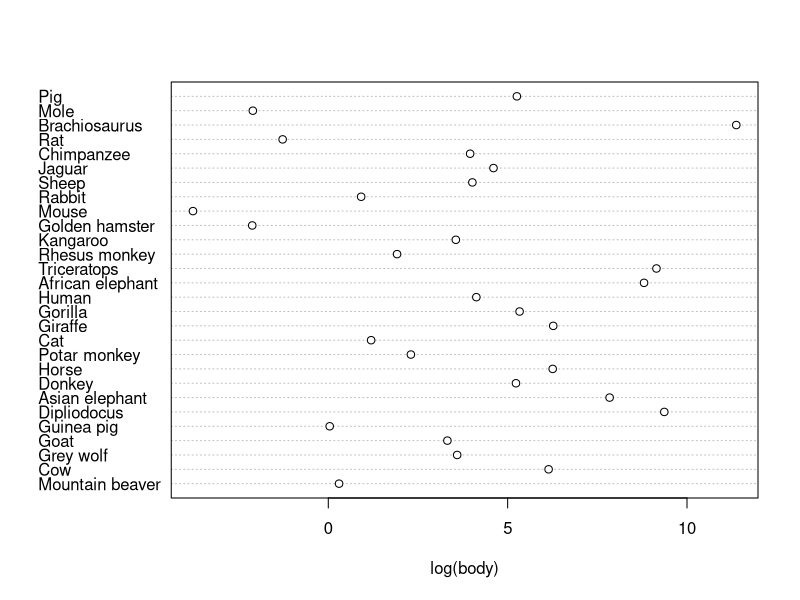
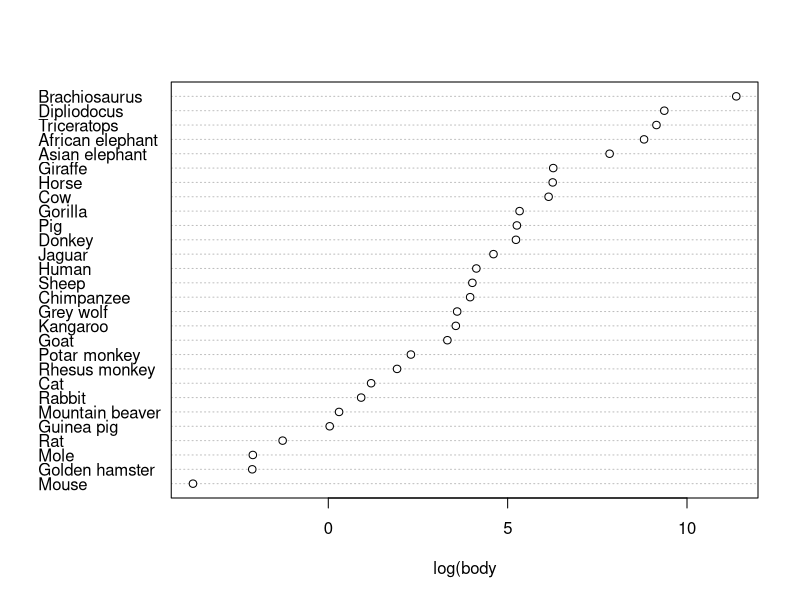
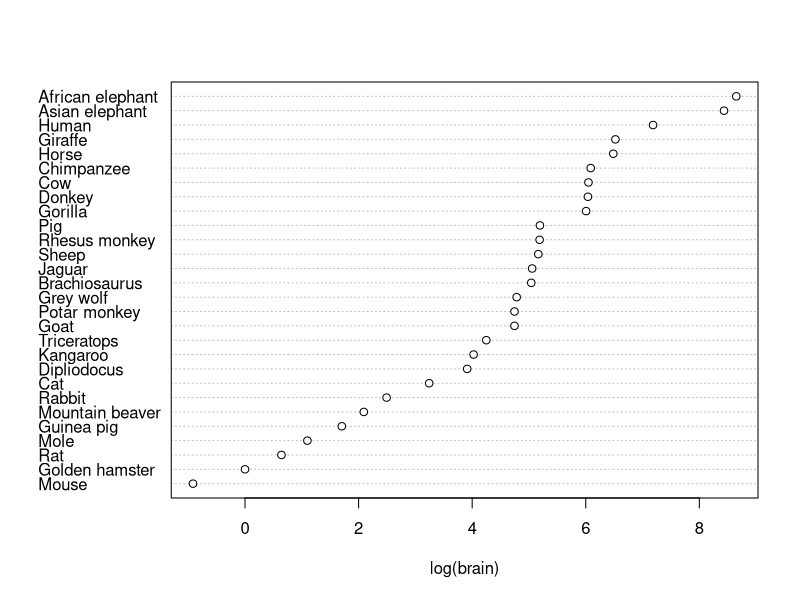

The R source for these figures, in order:
## Nina van Gerwen, 1860852

## Exercises A: Basic Exercises with R

## Question 1: The right command for getting v1 on the x-axis and v2 on y-axis is A (plot(v1, v2)), however for
## the sake of clarity, you might consider coding plot(x = v1, y = v2)

## Question 2
x <- 1:10   # this code creates a new value x, which is a list (or vector) of integers ranging from 1 to 10
x[-11]      # this gives x, which is a list ranging from 1 to 10 without the 11th element, however because x doesn't have 11 elements
            # it simply gives x
x[0]        # this produces integer(0), which means that it returns an empty vector
x[14]       # this produces an NA, it should give the 14th element of x, however because it doesn't have one, it returns NA

## Question 3
A <- rep(seq(1,5), 5)           # create a sequence from 1 to 5 and repeat this five times to get A
B <- rep(seq(1, 5), each = 5)   # create a sequence from 1 to 5, and repeat each element 5 times

## Question 4
a <- matrix(data = c(2, 5, 0), nrow = 3, ncol = 1)      # create a matrix with the data 2,5,0, 3 rows and 1 column
b <- matrix(data = c(-1, 0, 8), nrow = 3, ncol = 1)     # create a matrix with the data -1,0,8, 3 rows and 1 column
d <- matrix(data = c(12, 15, 10), nrow = 3, ncol = 1)   # I think we get the gist!

## Question 5
M <- matrix(data = cbind(a, b, d), nrow = 3, ncol = 3)  # create a matrix with the data from matrix a,b,d, 3 rows and 3 columns

## Question 6
Array_A <- array(1:18, dim = c(3,2,3))    # create an array with numbers ranging from 1 to 18 with 3 rows, 2 columns and 3 slides
print(Array_A)

# To select the element in the third row, first column and first slide:
Array_A[dim = 3, 1, 1]
# To select the elements in the second column of the second slide:
Array_A[dim = c(1:3), 2, 2]
Array_A[,2,2]                 # This also works, no need to specify dim()

## Exercise B: Manipulating and displaying data

## Question 1
require(MASS)
attach(Animals)

## Question 2
dim(Animals)      # the dataset has 28 rows and 2 columns, the rows represent different animals and 
                  # the columns represent body (kg) and brain (g) weight
print(Animals)

## Question 3
dataset <- as.data.frame(Animals)     # create a data.frame of the Animals dataset
dataset[3, 1]                         # extract the first variable (= first column) on the third row
dataset[3,]                           # display everything on the third row, disregarding columns
dataset[,2]                           # display everything on the second column, disregarding rows

# What I notice when displaying elements is that when there are only numerical values, R displays them in a vector, but when there are strings 
# (see dataset[3,] ) R displays the row with the format of the dataframe attached

## Question 4
dotchart(log(body), row.names(Animals), xlab = "log(body)")                     # following the code in the assignment

## Question 5
sortbody <- sort.list(body)                                                     # following the code in the assignment
dotchart(log(body[sortbody]), row.names(Animals[sortbody,]), xlab = "log(body")

# The graph displays the natural logarithm of the body weight on the x-axis and the animal type on the y-axis
# and compared to the graph in Question 4, I believe this graph is better as the y-axis is ordered on bodyweight, showing which animals are heavier/lighter

## Question 6
sortbrain <- sort.list(brain)                                                         # creating a new sorted vector of the variable brain
dotchart(log(brain[sortbrain]), row.names(Animals[sortbrain,]), xlab = "log(brain)")  # creating a dotchart of the natural logarithm of sorted brainweight

# Comparing this graph to the graph in Question 5, I notice that the order is similar and pointdistribution also is similar, indicating that
# brainweight and bodyweight might very well be correlated

## Question 7

# To create ordered graphs, first a variable was created that was an ordered/sorted version of the values in the column brainweight.
# Afterwards, a dotchart was created of the variable brainweight, whilst indexing based on the sortbrain, the rownames were then based on the
# animal type (also indexed based on the sortbrain) and the x-axis is named 'log(brain)'

# The difference between sort() and sort.list() is that sort() simply orders the vector from low to high, so if you have values 10 - 4 - 7,
# sort will give 4 - 7 - 10
# sort.list() instead will give the values in the vector a number (starting at 1) based on their value so sort.list on 10 - 4 - 7, would give:
# 3 - 1 - 2, as 4 is the lowest value, 7 is the second lowest value and 10 is the third lowest value

# The reason we used sort.list here is because we simply wanted to sort the animals from lowest to highest whilst accounting for bodyweight on the x-axis.

## Question 8

attach(mammals)

all_animals <- rbind(Animals, mammals)                        # create a new dataset which is the combination of Animals and mammals
duplicated(all_animals)                                       # check which values in the combined dataset are duplicated

final_dataset <- all_animals[!duplicated(all_animals), ]      # create the final dataset, which consists of all elements in the combined dataset 
                                                              # which are NOT (!) duplicated

## Question 9

test <- unique(all_animals)       # Yes, unique() would have also worked, as it returns any data frame with duplicate elements removed

detach(Animals)
detach(mammals)
